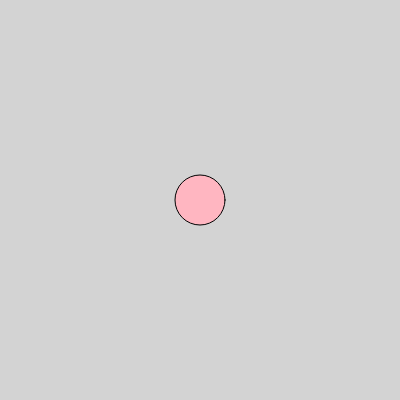
Frame 1 (no input)
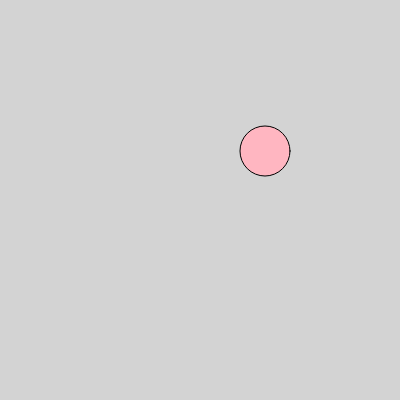
Frame 60 (no input)
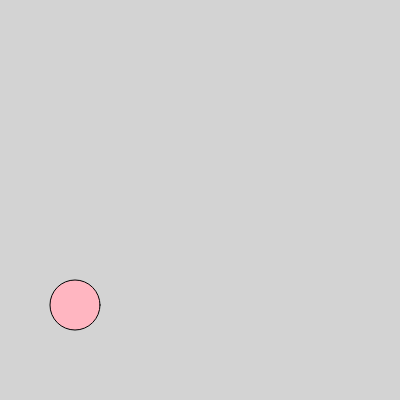
Frame 120 (the mouse pressed at the canvas centre since frame 60)

The p5.js sketch that drew these frames (run headless with seeded random() and noise() and a simulated clock; from frame 60 on, the mouse is pressed at the canvas centre):

// p5.js sketch
// ── sketch.js
// Define array of circles 
// Source: https://www.w3schools.com/js/js_arrays.asp
// https://p5js.org/examples/arrays-array.html
// 
let circles = [{
  x: 0, 
  y: 0,
  xspeed: 5, 
  yspeed: 7, // the only way I was able to get the 'bounce' effect was when I differed the speeds, is this wrong?? 
  color: 'lightpink' // first circle color 
  }]

function setup() {
  createCanvas(400, 400);
}

function draw() {
  background('lightgrey');
  translate(width / 2, height / 2); // move to center 


// loop for all the circles 
for (let i = 0; i < circles.length; i += 1){
  fill(circles[i].color); 
  circle(circles[i].x, circles[i].y,50) 

// making circles reverse direction once it hits a boundary 
  if (circles[i].x > 175 | circles[i].x < -175){
    circles[i].xspeed = circles[i].xspeed * -1;
  }
  if (circles[i].y > 175 | circles[i].y < -175){
    circles[i].yspeed = circles[i].yspeed * -1;
  }

  circles[i].x += circles[i].xspeed; 
  circles[i].y += circles[i].yspeed; 
  }
}


// mouse click function to add new circles 
// source: https://p5js.org/reference/#/p5/mouseClicked
// https://www.geeksforgeeks.org/p5-js-mouseclicked-function/#
function mouseClicked() { 
    circles.push({
      x: 0, 
      y: 0, 
      xspeed: 5, 
      yspeed: 7, 
      color: [random(255), random(255), random(255)] // random colors for each new circle 
                                                    // source: https://editor.p5js.org/aferriss/sketches/HJKCR03uG
    });
}
